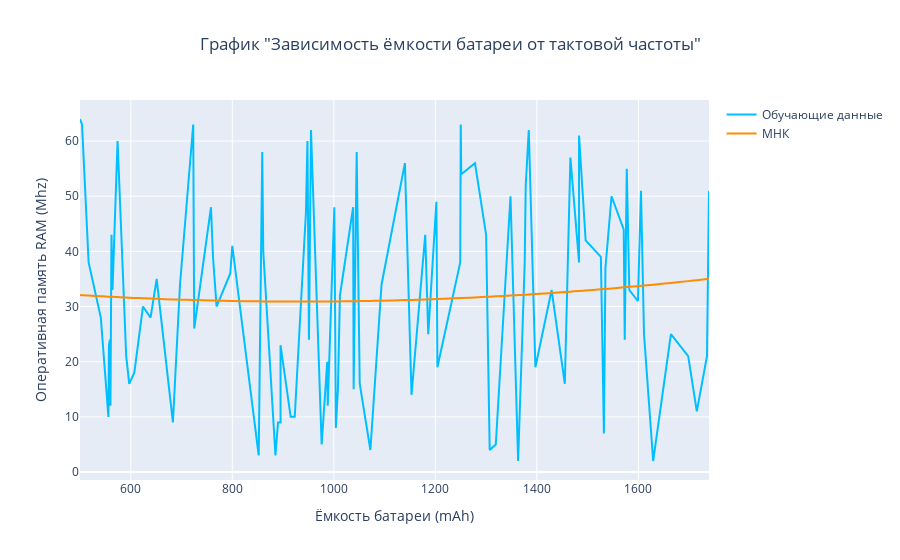

Notebook code for this chart:
### Code cell
#MHK

def func(x, c0, c1, c2): #функция для аппроксимации
    return c0 + c1 * x + c2 * x**2

popt, _ = curve_fit(func, x_train, y_train)
c0, c1, c2 = popt

# Построение аппроксимации и графика данных
y_education = func(x_train, c0, c1, c2)
fig = go.Figure()

# обучающие данные
fig.add_trace(go.Scatter(
    x = x_train,
    y = y_train,
    mode = 'lines',
    name = 'Обучающие данные',
    line=dict(color = '#00BFFF', width = 2))
)

# МНК
fig.add_trace(go.Scatter(
    x = x_train,
    y = y_education,
    mode = 'lines',
    name = 'МНК',
    line = dict(color = '#FF8C00', shape = 'spline', width = 2))
)

fig.update_xaxes(title_text="Ёмкость батареи (mAh)")
fig.update_yaxes(title_text="Оперативная память RAM (Mhz)")
fig.update_layout(title_text='График "Зависимость ёмкости батареи от тактовой частоты"', title_x =0.5)
fig.show()

### Figure 1 — Plotly figure (JSON) as saved in the notebook; plotly's stock layout.template omitted (floating-point values rounded to 4 significant figures)
{"data": [{"line": {"color": "#00BFFF", "width": 2}, "mode": "lines", "name": "Обучающие данные", "type": "scatter", "x": [500, 504, 517, 541, 556, 557, 559, 560, 562, 564, 574, 586, 591, 597, 607, 624, 639, 651, 683, 697, 723, 725, 758, 762, 769, 796, 800, 852, 859, 861, 885, 890, 895, 895, 915, 923, 945, 948, 951, 955, 976, 987, 988, 1001, 1004, 1008, 1012, 1038, 1039, 1045, 1051, 1072, 1081, 1094, 1140, 1153, 1180, 1186, 1202, 1204, 1249, 1250, 1251, 1278, 1300, 1307, 1319, 1348, 1363, 1376, 1378, 1384, 1397, 1429, 1455, 1466, 1483, 1483, 1496, 1526, 1532, 1535, 1547, 1571, 1573, 1577, 1582, 1599, 1605, 1611, 1629, 1664, 1698, 1715, 1735, 1739], "y": [64, 63, 38, 28, 10, 23, 24, 12, 43, 33, 60, 33, 21, 16, 18, 30, 28, 35, 9, 34, 63, 26, 48, 39, 30, 36, 41, 3, 58, 40, 3, 9, 9, 23, 10, 10, 47, 60, 24, 62, 5, 20, 12, 48, 8, 15, 32, 48, 15, 58, 16, 4, 17, 34, 56, 14, 43, 25, 49, 19, 38, 63, 54, 56, 43, 4, 5, 50, 2, 38, 52, 62, 19, 33, 16, 57, 38, 61, 42, 39, 7, 37, 50, 44, 24, 55, 33, 31, 51, 25, 2, 25, 21, 11, 21, 51]}, {"line": {"color": "#FF8C00", "shape": "spline", "width": 2}, "mode": "lines", "name": "МНК", "type": "scatter", "x": [500, 504, 517, 541, 556, 557, 559, 560, 562, 564, 574, 586, 591, 597, 607, 624, 639, 651, 683, 697, 723, 725, 758, 762, 769, 796, 800, 852, 859, 861, 885, 890, 895, 895, 915, 923, 945, 948, 951, 955, 976, 987, 988, 1001, 1004, 1008, 1012, 1038, 1039, 1045, 1051, 1072, 1081, 1094, 1140, 1153, 1180, 1186, 1202, 1204, 1249, 1250, 1251, 1278, 1300, 1307, 1319, 1348, 1363, 1376, 1378, 1384, 1397, 1429, 1455, 1466, 1483, 1483, 1496, 1526, 1532, 1535, 1547, 1571, 1573, 1577, 1582, 1599, 1605, 1611, 1629, 1664, 1698, 1715, 1735, 1739], "y": [32.08, 32.06, 31.99, 31.87, 31.8, 31.79, 31.78, 31.78, 31.77, 31.76, 31.71, 31.66, 31.64, 31.61, 31.57, 31.5, 31.44, 31.4, 31.29, 31.25, 31.18, 31.17, 31.09, 31.08, 31.07, 31.02, 31.01, 30.94, 30.93, 30.93, 30.91, 30.91, 30.91, 30.91, 30.9, 30.9, 30.9, 30.9, 30.9, 30.9, 30.91, 30.92, 30.92, 30.93, 30.93, 30.94, 30.94, 30.97, 30.97, 30.98, 30.99, 31.02, 31.04, 31.06, 31.17, 31.21, 31.29, 31.31, 31.36, 31.37, 31.53, 31.54, 31.54, 31.65, 31.75, 31.79, 31.84, 31.99, 32.07, 32.14, 32.16, 32.19, 32.27, 32.46, 32.63, 32.7, 32.82, 32.82, 32.91, 33.13, 33.17, 33.2, 33.29, 33.48, 33.5, 33.53, 33.57, 33.71, 33.76, 33.81, 33.97, 34.29, 34.61, 34.78, 34.98, 35.02]}], "layout": {"title": {"text": "График \"Зависимость ёмкости батареи от тактовой частоты\"", "x": 0.5}, "xaxis": {"title": {"text": "Ёмкость батареи (mAh)"}}, "yaxis": {"title": {"text": "Оперативная память RAM (Mhz)"}}}}
